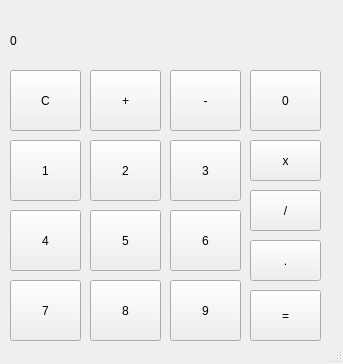
<?xml version="1.0" encoding="UTF-8"?>
<ui version="4.0">
 <class>MainWindow</class>
 <widget class="QMainWindow" name="MainWindow">
  <property name="geometry">
   <rect>
    <x>0</x>
    <y>0</y>
    <width>343</width>
    <height>364</height>
   </rect>
  </property>
  <property name="windowTitle">
   <string>MainWindow</string>
  </property>
  <widget class="QWidget" name="centralwidget">
   <widget class="QLabel" name="label">
    <property name="geometry">
     <rect>
      <x>10</x>
      <y>20</y>
      <width>311</width>
      <height>41</height>
     </rect>
    </property>
    <property name="text">
     <string>0</string>
    </property>
   </widget>
   <widget class="QPushButton" name="pushButton_clear">
    <property name="geometry">
     <rect>
      <x>10</x>
      <y>70</y>
      <width>71</width>
      <height>61</height>
     </rect>
    </property>
    <property name="text">
     <string>C</string>
    </property>
   </widget>
   <widget class="QPushButton" name="pushButton_plus">
    <property name="geometry">
     <rect>
      <x>90</x>
      <y>70</y>
      <width>71</width>
      <height>61</height>
     </rect>
    </property>
    <property name="text">
     <string>+</string>
    </property>
   </widget>
   <widget class="QPushButton" name="pushButton_minus">
    <property name="geometry">
     <rect>
      <x>170</x>
      <y>70</y>
      <width>71</width>
      <height>61</height>
     </rect>
    </property>
    <property name="text">
     <string>-</string>
    </property>
   </widget>
   <widget class="QPushButton" name="pushButton_1">
    <property name="geometry">
     <rect>
      <x>10</x>
      <y>140</y>
      <width>71</width>
      <height>61</height>
     </rect>
    </property>
    <property name="text">
     <string>1</string>
    </property>
   </widget>
   <widget class="QPushButton" name="pushButton_2">
    <property name="geometry">
     <rect>
      <x>90</x>
      <y>140</y>
      <width>71</width>
      <height>61</height>
     </rect>
    </property>
    <property name="text">
     <string>2</string>
    </property>
   </widget>
   <widget class="QPushButton" name="pushButton_3">
    <property name="geometry">
     <rect>
      <x>170</x>
      <y>140</y>
      <width>71</width>
      <height>61</height>
     </rect>
    </property>
    <property name="text">
     <string>3</string>
    </property>
   </widget>
   <widget class="QPushButton" name="pushButton_multiply">
    <property name="geometry">
     <rect>
      <x>250</x>
      <y>140</y>
      <width>71</width>
      <height>41</height>
     </rect>
    </property>
    <property name="text">
     <string>x</string>
    </property>
   </widget>
   <widget class="QPushButton" name="pushButton_dot">
    <property name="geometry">
     <rect>
      <x>250</x>
      <y>240</y>
      <width>71</width>
      <height>41</height>
     </rect>
    </property>
    <property name="text">
     <string>.</string>
    </property>
   </widget>
   <widget class="QPushButton" name="pushButton_4">
    <property name="geometry">
     <rect>
      <x>10</x>
      <y>210</y>
      <width>71</width>
      <height>61</height>
     </rect>
    </property>
    <property name="text">
     <string>4</string>
    </property>
   </widget>
   <widget class="QPushButton" name="pushButton_5">
    <property name="geometry">
     <rect>
      <x>90</x>
      <y>210</y>
      <width>71</width>
      <height>61</height>
     </rect>
    </property>
    <property name="text">
     <string>5</string>
    </property>
   </widget>
   <widget class="QPushButton" name="pushButton_6">
    <property name="geometry">
     <rect>
      <x>170</x>
      <y>210</y>
      <width>71</width>
      <height>61</height>
     </rect>
    </property>
    <property name="text">
     <string>6</string>
    </property>
   </widget>
   <widget class="QPushButton" name="pushButton_equals">
    <property name="geometry">
     <rect>
      <x>250</x>
      <y>290</y>
      <width>71</width>
      <height>51</height>
     </rect>
    </property>
    <property name="text">
     <string>=</string>
    </property>
   </widget>
   <widget class="QPushButton" name="pushButton_7">
    <property name="geometry">
     <rect>
      <x>10</x>
      <y>280</y>
      <width>71</width>
      <height>61</height>
     </rect>
    </property>
    <property name="text">
     <string>7</string>
    </property>
   </widget>
   <widget class="QPushButton" name="pushButton_8">
    <property name="geometry">
     <rect>
      <x>90</x>
      <y>280</y>
      <width>71</width>
      <height>61</height>
     </rect>
    </property>
    <property name="text">
     <string>8</string>
    </property>
   </widget>
   <widget class="QPushButton" name="pushButton_9">
    <property name="geometry">
     <rect>
      <x>170</x>
      <y>280</y>
      <width>71</width>
      <height>61</height>
     </rect>
    </property>
    <property name="text">
     <string>9</string>
    </property>
   </widget>
   <widget class="QPushButton" name="pushButton_0">
    <property name="geometry">
     <rect>
      <x>250</x>
      <y>70</y>
      <width>71</width>
      <height>61</height>
     </rect>
    </property>
    <property name="text">
     <string>0</string>
    </property>
   </widget>
   <widget class="QPushButton" name="pushButton_divide">
    <property name="geometry">
     <rect>
      <x>250</x>
      <y>190</y>
      <width>71</width>
      <height>41</height>
     </rect>
    </property>
    <property name="text">
     <string>/</string>
    </property>
   </widget>
  </widget>
  <widget class="QStatusBar" name="statusbar"/>
 </widget>
 <resources/>
 <connections/>
</ui>
